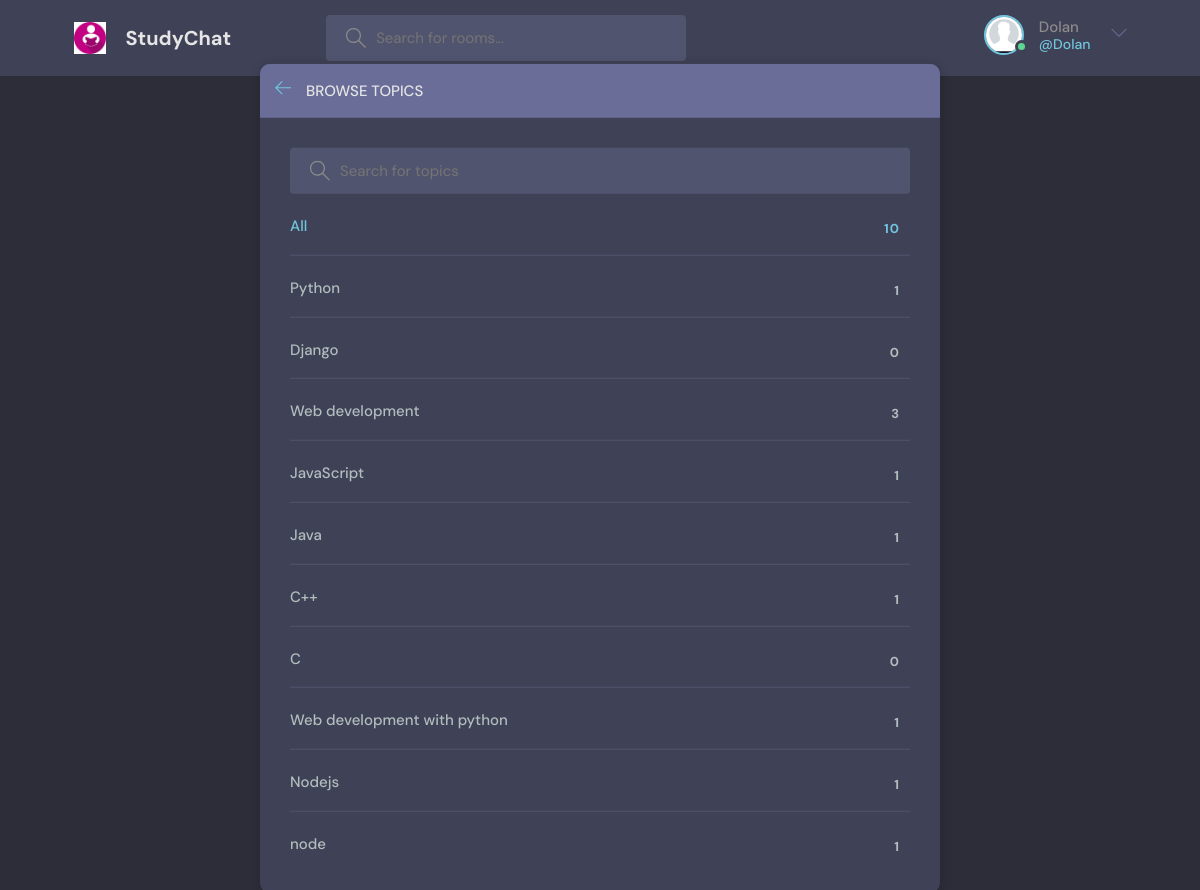
The app's page /topics/ (signed in) with its own data.
### chatRoom/models.py (models this page shows, shortened)
class Topic(models.Model):
    name = models.CharField(max_length=200)

### chatRoom/views.py (the view)
# urls.py: path('topics/', views.topicPage, name="topics"),
def topicPage(request):
    q = request.GET.get('q') if request.GET.get('q') !=None else ""
    topics = Topic.objects.filter(name__icontains = q)
    return render(request, 'topics.html', {'topics':topics})

### chatRoom/templates/topics.html (shortened to what this page needs)
{% extends 'base.html' %}
{% block content %}
{% load static %}
<main class="create-room layout">
  <div class="container">
    <div class="layout__box">
      <div class="layout__boxHeader">
        <div class="layout__boxTitle">
          <a href="{% url 'home' %}">
            <svg version="1.1" xmlns="http://www.w3.org/2000/svg" width="32" height="32" viewBox="0 0 32 32">
              <title>arrow-left</title>
              <path
                d="M13.723 2.286l-13.723 13.714 13.719 13.714 1.616-1.611-10.96-10.96h27.625v-2.286h-27.625l10.965-10.965-1.616-1.607z">
              </path>
            </svg>
          </a>
          <h3>Browse Topics</h3>
        </div>
      </div>
      <div class="topics-page layout__body">
        <form action="" method="GET" class="header__search">
          <label>
            <input name="q" placeholder="Search for topics" />
          </label>
        </form>
        <ul class="topics__list">
          <li>
            <a href="{% url 'topics' %}" class="active">All <span>{{topics.count}}</span></a>
          </li>
          {% for topic in topics %}
          <li>
            <a href="{% url 'home' %}?q={{topic.name}}">{{topic.name}} <span>{{topic.room_set.all.count}}</span></a>
          </li>
          {% endfor %}
        </ul>
      </div>
    </div>
  </div>
</main>
{% endblock %}

### templates/navbar.html (shortened to what this page needs)
{% load static %}
<header class="header header--loggedIn">
    <div class="container">
        <a href="{% url 'home' %}" class="header__logo">
            <img src="{% static 'images/logo1.jpeg' %}" />
            <h1>StudyChat</h1>
        </a>
        <form class="header__search" method="GET" action="{% url 'home' %}">
            <label>
                <input name="q" placeholder="Search for rooms..." />
            </label>
        </form>
        <nav class="header__menu">
            {% if request.user.is_authenticated %}
            <div class="header__user">
                <a href="{% url 'user-profile' request.user.id %}">
                    <div class="avatar avatar--medium active">
                        <img src="{% static 'images/user.png' %}" />
                    </div>
                    <p>{{request.user.username}} <span>@{{request.user.username}}</span></p>
                </a>
                <button class="dropdown-button">
                    <svg version="1.1" xmlns="http://www.w3.org/2000/svg" width="32" height="32" viewBox="0 0 32 32">
                        <title>chevron-down</title>
                        <path d="M16 21l-13-13h-3l16 16 16-16h-3l-13 13z"></path>
                    </svg>
                </button>
            </div>
            {% else %}
            <a href="{% url 'login' %}">
                <img src="{% static 'images/avatar.svg' %}" />
                <p>Login</p>
            </a>
            {% endif %}
        </nav>
    </div>
</header>

### static/styles/style.css (style rules this page uses)
:root { --color-main: #71c6dd; --color-main-light: #e1f6fb; --color-dark: #3f4156; --color-dark-medium: #51546e; --color-dark-light: #696d97; --color-light: #e5e5e5; --color-gray: #8b8b8b; --color-light-gray: #b2bdbd; --color-bg: #2d2d39; --color-success: #5dd693; --color-error: #fc4b0b; }
* { font-family: "DM Sans", -apple-system, BlinkMacSystemFont, "Segoe UI", Roboto, Oxygen, Ubuntu, Cantarell, "Open Sans", "Helvetica Neue", sans-serif; margin: 0; padding: 0; box-sizing: border-box; text-rendering: optimizeLegibility; font-size: inherit; }
html { font-size: 56.25%; }
@media only screen and (min-width: 1200px) { html { font-size: 62.5%; } }
body { line-height: 1.6; font-weight: 400; font-size: 1.5rem; color: var(--color-light-gray); background-color: var(--color-bg); min-height: 100vh; }
img { width: 100%; }
a { display: inline-block; color: var(--color-main); text-decoration: none; }
.container { max-width: 120rem; width: 90%; margin: auto; }
.avatar { position: relative; display: inline-block; border-radius: 50%; border: 2px solid var(--color-main); }
.avatar img { display: block; border-radius: 50%; object-fit: cover; object-position: center; }
.avatar::after { content: ""; display: block; position: absolute; background-color: var(--color-gray); z-index: 111; border-radius: 50%; border: 0.3rem solid var(--color-dark); }
.avatar.active::after { background-color: var(--color-success); }
.avatar.avatar--medium img { width: 3.6rem; height: 3.6rem; border-radius: 50%; }
.avatar.avatar--medium:after { width: 0.7rem; height: 0.7rem; bottom: 0px; right: -6px; }
.header { padding: 1.5rem; background-color: var(--color-dark); }
.header > .container { display: flex; gap: 9.5rem; }
.header__logo, .header__user { display: flex; gap: 2rem; align-items: center; }
.header__logo > img { height: 3.2rem; width: 3.2rem; }
.header__logo > h1 { font-weight: 700; font-size: 2rem; color: var(--color-light); }
.header__search > label { background-color: var(--color-dark-medium); padding: 1.3rem 1rem; display: flex; align-items: center; gap: 1rem; border-radius: 4px; }
.header__search svg { fill: var(--color-gray); width: 2rem; height: 2rem; margin-left: 1rem; }
.header__search input { width: 30rem; background: transparent; border: none; outline: none; color: var(--color-light); }
.header__menu { margin-left: auto; position: relative; }
.header__menu a { display: flex; gap: 1.5rem; align-items: center; font-weight: 500; text-decoration: none; color: var(--color-gray); }
.header__menu img { height: 3.6rem; }
.header__menu p { line-height: 1.2; }
.header__menu span { color: var(--color-main); font-weight: 500; font-size: 1.4rem; display: block; }
.header__menu svg { width: 1.6rem; height: 1.6rem; fill: var(--color-dark-light); }
.dropdown-button { background: transparent; border: 0; outline: 0; cursor: pointer; }
.layout { margin-top: 2.4rem; }
.layout > .container { display: flex; justify-content: space-between; align-items: flex-start; }
.layout__box { width: 90%; max-width: 48rem; min-height: 40rem; position: absolute; top: 50%; left: 50%; transform: translate(-50%, -46%); background-color: var(--color-dark); border-radius: 1rem; box-shadow: 1px 1px 6px 3px rgba(0, 0, 0, 0.1); overflow: hidden; }
.layout__boxHeader { display: flex; padding: 1.5rem; background-color: var(--color-dark-light); }
.layout__boxTitle { display: flex; gap: 1.5rem; align-items: center; }
.layout__boxTitle h3 { text-transform: uppercase; font-weight: 500; color: var(--color-light); }
.layout__boxTitle svg { width: 1.6rem; height: 1.6rem; fill: var(--color-main); }
.layout__body { margin: 3rem; }
.topics__list { list-style: none; }
.topics__list li a { display: flex; justify-content: space-between; margin-bottom: 3rem; font-weight: 500; color: var(--color-light-gray); transition: all 0.3s ease-in-out; }
.topics__list li a.active, .topics__list li a:hover { color: var(--color-main); }
.topics__list li a span { padding: 0.5rem 1rem; background-color: var(--color-dark); border-radius: 3px; font-size: 1.3rem; font-weight: 700; letter-spacing: 1px; }
.topics-page .topics__list li:not(:last-child) a { margin: 2rem 0; padding-bottom: 1rem; text-decoration: none; border-bottom: 1px solid var(--color-dark-medium); }
.topics-page .header__search { display: block; }
.create-room.layout .layout__box { max-width: 68rem; }

### records on screen
Topic: name "Python", room_set.all.count "1"
Topic: name "Django", room_set.all.count "0"
Topic: name "Web development", room_set.all.count "3"
Topic: name "JavaScript", room_set.all.count "1"
Topic: name "Java", room_set.all.count "1"
Topic: name "C++", room_set.all.count "1"
Topic: name "C", room_set.all.count "0"
Topic: name "Web development with python", room_set.all.count "1"
Topic: name "Nodejs", room_set.all.count "1"
Topic: name "node", room_set.all.count "1"

### other values on screen
{{ request.user.username }} "Dolan"
{{ topics.count }} "10"
